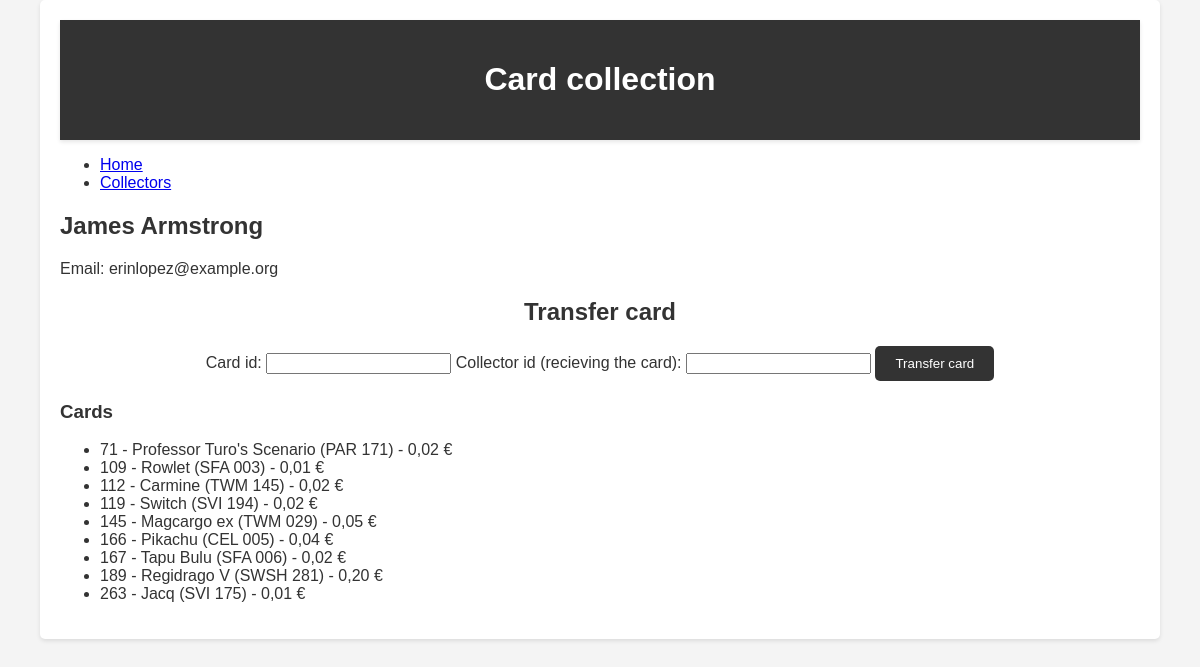
Screenshot of /collector/2 with the database file from the repository.
### tables this page shows
CREATE TABLE ZBIRATELJ(
                id_zbiratelj INTEGER PRIMARY KEY,
                ime VARCHAR(255) NOT NULL,
                priimek VARCHAR(255) NOT NULL,
                eposta VARCHAR(255)
                );

CREATE TABLE KARTA(
                id_karta INTEGER PRIMARY KEY,
                ime VARCHAR(255) NOT NULL,
                zaloga INT NOT NULL,
                cena INT NOT NULL,
                slika VARCHAR(255)
                );

### app.py (the view)
@app.route('/collector/<int:id>')
def collector(id):
    collector = zbiratelj.get_by_id(id)
    cards = karta.get_by_collector(id)
    return render_template('collector.html', collector=collector, cards=cards)

### db/database.py (called while the page is built)
    def fetch_query(self, query, params=None):
        conn = sqlite3.connect(self.db_name)
        cursor = conn.cursor()
        if params:
            cursor.execute(query, params)
        else:
            cursor.execute(query)
        result = cursor.fetchall()
        conn.close()
        return result

### models/karta.py (called while the page is built)
    @classmethod
    def get_by_collector(cls, id_zbiratelj):
        query = '''
            SELECT KARTA.* FROM KARTA
            JOIN ZBIRATELJ_KARTA ON KARTA.id_karta = ZBIRATELJ_KARTA.id_karta
            WHERE ZBIRATELJ_KARTA.id_zbiratelj = ?
        '''
        result = Database().fetch_query(query, (id_zbiratelj,))
        cards = []
        for row in result:
            card = {
                'id_karta': row[0],
                'ime': row[1],
                'zaloga': row[2],
                'cena': row[3],
                'slika': row[4]
            }
            cards.append(card)
        return cards

### models/zbiratelj.py (called while the page is built)
    @classmethod
    def get_by_id(cls, id_zbiratelj):
        query = 'SELECT * FROM ZBIRATELJ WHERE id_zbiratelj = ?'
        result = Database().fetch_query(query, (id_zbiratelj,))[0]
        collector = {
            'id_zbiratelj': result[0],
            'ime': result[1],
            'priimek': result[2],
            'eposta': result[3]
        }
        return collector

### templates/collector.html (shortened to what this page needs)
{% extends 'base.html' %}
{% block content %}
<h2>{{ collector['ime'] }} {{ collector['priimek'] }}</h2>
<p>Email: {{ collector['eposta'] }}</p>
<form action="/transfer_card" method="post" class="transfer-card-form">
    <h2>Transfer card</h2>
    <label for="card_id">Card id:</label>
    <input type="number" id="card_id" name="card_id" required>
    <label for="new_collector_id">Collector id (recieving the card):</label>
    <input type="number" id="new_collector_id" name="new_collector_id" required>
    <button type="submit">Transfer card</button>
</form>
<h3>Cards</h3>
<ul>
    {% for card in cards %}
    <li>
        {{ card['id_karta'] }} - {{ card['ime'] }} - {{ card['cena'] }}
    </li>
    {% endfor %}
</ul>
{% endblock %}

### static/style.css (style rules this page uses)
body { font-family: Arial, sans-serif; background-color: #f4f4f4; color: #333; margin: 0; padding: 0; }
form { margin: 20px 0; text-align: center; }
form button { padding: 10px 20px; background-color: #333; color: #fff; border: none; border-radius: 5px; cursor: pointer; transition: background-color 0.3s; }

### rows the page displays
ZBIRATELJ: ime "James", priimek "Armstrong", eposta "erinlopez@example.org"
KARTA: id_karta "71", ime "Professor Turo's Scenario (PAR 171)", cena "0,02 €"
KARTA: id_karta "109", ime "Rowlet (SFA 003)", cena "0,01 €"
KARTA: id_karta "112", ime "Carmine (TWM 145)", cena "0,02 €"
KARTA: id_karta "119", ime "Switch (SVI 194)", cena "0,02 €"
KARTA: id_karta "145", ime "Magcargo ex (TWM 029)", cena "0,05 €"
KARTA: id_karta "166", ime "Pikachu (CEL 005)", cena "0,04 €"
KARTA: id_karta "167", ime "Tapu Bulu (SFA 006)", cena "0,02 €"
KARTA: id_karta "189", ime "Regidrago V (SWSH 281)", cena "0,20 €"
KARTA: id_karta "263", ime "Jacq (SVI 175)", cena "0,01 €"
